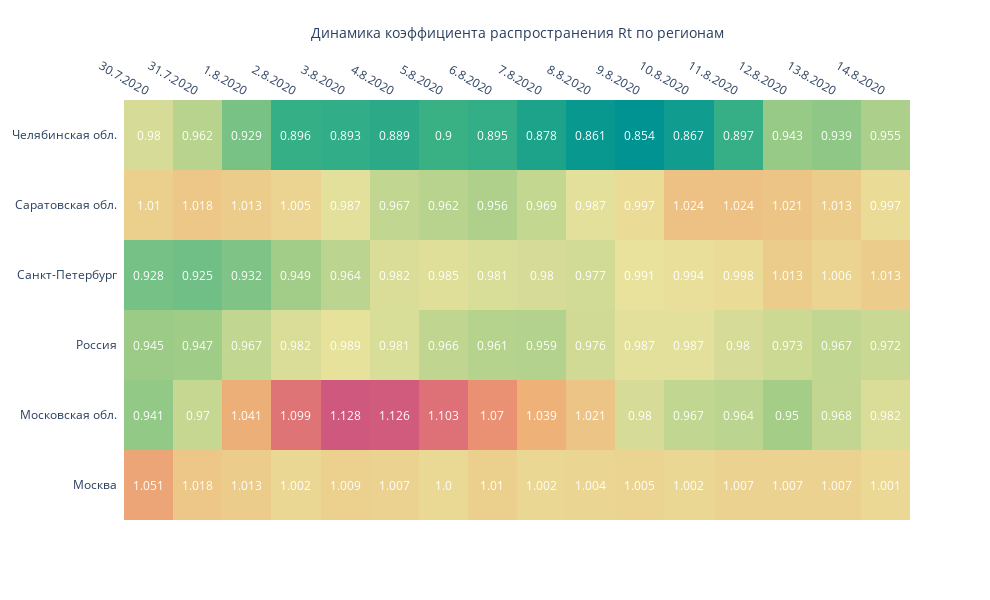

Notebook cell for this chart:
### Code cell
fig = ff.create_annotated_heatmap(d, x=x2, y=y, annotation_text=d,
                                  colorscale='Temps')

fig.update_layout(
                  
                  
                  width = 990, height = 600,    
    
                  xaxis_title='Динамика коэффициента распространения Rt по регионам',
               #   yaxis_title = 'Регион '
)

fig.show()

### Figure 1 — Plotly figure (JSON) as saved in the notebook; plotly's stock layout.template omitted (floating-point values rounded to 4 significant figures)
{"data": [{"colorscale": [[0, "rgb(0, 147, 146)"], [0.1667, "rgb(57, 177, 133)"], [0.3333, "rgb(156, 203, 134)"], [0.5, "rgb(233, 226, 156)"], [0.6667, "rgb(238, 180, 121)"], [0.8333, "rgb(232, 132, 113)"], [1, "rgb(207, 89, 126)"]], "reversescale": false, "showscale": false, "type": "heatmap", "x": ["30.7.2020", "31.7.2020", "1.8.2020", "2.8.2020", "3.8.2020", "4.8.2020", "5.8.2020", "6.8.2020", "7.8.2020", "8.8.2020", "9.8.2020", "10.8.2020", "11.8.2020", "12.8.2020", "13.8.2020", "14.8.2020"], "y": ["Москва", "Московская обл.", "Россия", "Санкт-Петербург", "Саратовская обл.", "Челябинская обл."], "z": [[1.051, 1.018, 1.013, 1.002, 1.009, 1.007, 1, 1.01, 1.002, 1.004, 1.005, 1.002, 1.007, 1.007, 1.007, 1.001], [0.941, 0.97, 1.041, 1.099, 1.128, 1.126, 1.103, 1.07, 1.039, 1.021, 0.98, 0.967, 0.964, 0.95, 0.968, 0.982], [0.945, 0.947, 0.967, 0.982, 0.989, 0.981, 0.966, 0.961, 0.959, 0.976, 0.987, 0.987, 0.98, 0.973, 0.967, 0.972], [0.928, 0.925, 0.932, 0.949, 0.964, 0.982, 0.985, 0.981, 0.98, 0.977, 0.991, 0.994, 0.998, 1.013, 1.006, 1.013], [1.01, 1.018, 1.013, 1.005, 0.987, 0.967, 0.962, 0.956, 0.969, 0.987, 0.997, 1.024, 1.024, 1.021, 1.013, 0.997], [0.98, 0.962, 0.929, 0.896, 0.893, 0.889, 0.9, 0.895, 0.878, 0.861, 0.854, 0.867, 0.897, 0.943, 0.939, 0.955]]}], "layout": {"annotations": [{"font": {"color": "#FFFFFF"}, "showarrow": false, "text": "1.051", "x": "30.7.2020", "xref": "x", "y": "Москва", "yref": "y"}, {"font": {"color": "#FFFFFF"}, "showarrow": false, "text": "1.018", "x": "31.7.2020", "xref": "x", "y": "Москва", "yref": "y"}, {"font": {"color": "#FFFFFF"}, "showarrow": false, "text": "1.013", "x": "1.8.2020", "xref": "x", "y": "Москва", "yref": "y"}, {"font": {"color": "#FFFFFF"}, "showarrow": false, "text": "1.002", "x": "2.8.2020", "xref": "x", "y": "Москва", "yref": "y"}, {"font": {"color": "#FFFFFF"}, "showarrow": false, "text": "1.009", "x": "3.8.2020", "xref": "x", "y": "Москва", "yref": "y"}, {"font": {"color": "#FFFFFF"}, "showarrow": false, "text": "1.007", "x": "4.8.2020", "xref": "x", "y": "Москва", "yref": "y"}, {"font": {"color": "#FFFFFF"}, "showarrow": false, "text": "1.0", "x": "5.8.2020", "xref": "x", "y": "Москва", "yref": "y"}, {"font": {"color": "#FFFFFF"}, "showarrow": false, "text": "1.01", "x": "6.8.2020", "xref": "x", "y": "Москва", "yref": "y"}, {"font": {"color": "#FFFFFF"}, "showarrow": false, "text": "1.002", "x": "7.8.2020", "xref": "x", "y": "Москва", "yref": "y"}, {"font": {"color": "#FFFFFF"}, "showarrow": false, "text": "1.004", "x": "8.8.2020", "xref": "x", "y": "Москва", "yref": "y"}, {"font": {"color": "#FFFFFF"}, "showarrow": false, "text": "1.005", "x": "9.8.2020", "xref": "x", "y": "Москва", "yref": "y"}, {"font": {"color": "#FFFFFF"}, "showarrow": false, "text": "1.002", "x": "10.8.2020", "xref": "x", "y": "Москва", "yref": "y"}, {"font": {"color": "#FFFFFF"}, "showarrow": false, "text": "1.007", "x": "11.8.2020", "xref": "x", "y": "Москва", "yref": "y"}, {"font": {"color": "#FFFFFF"}, "showarrow": false, "text": "1.007", "x": "12.8.2020", "xref": "x", "y": "Москва", "yref": "y"}, {"font": {"color": "#FFFFFF"}, "showarrow": false, "text": "1.007", "x": "13.8.2020", "xref": "x", "y": "Москва", "yref": "y"}, {"font": {"color": "#FFFFFF"}, "showarrow": false, "text": "1.001", "x": "14.8.2020", "xref": "x", "y": "Москва", "yref": "y"}, {"font": {"color": "#FFFFFF"}, "showarrow": false, "text": "0.941", "x": "30.7.2020", "xref": "x", "y": "Московская обл.", "yref": "y"}, {"font": {"color": "#FFFFFF"}, "showarrow": false, "text": "0.97", "x": "31.7.2020", "xref": "x", "y": "Московская обл.", "yref": "y"}, {"font": {"color": "#FFFFFF"}, "showarrow": false, "text": "1.041", "x": "1.8.2020", "xref": "x", "y": "Московская обл.", "yref": "y"}, {"font": {"color": "#FFFFFF"}, "showarrow": false, "text": "1.099", "x": "2.8.2020", "xref": "x", "y": "Московская обл.", "yref": "y"}, {"font": {"color": "#FFFFFF"}, "showarrow": false, "text": "1.128", "x": "3.8.2020", "xref": "x", "y": "Московская обл.", "yref": "y"}, {"font": {"color": "#FFFFFF"}, "showarrow": false, "text": "1.126", "x": "4.8.2020", "xref": "x", "y": "Московская обл.", "yref": "y"}, {"font": {"color": "#FFFFFF"}, "showarrow": false, "text": "1.103", "x": "5.8.2020", "xref": "x", "y": "Московская обл.", "yref": "y"}, {"font": {"color": "#FFFFFF"}, "showarrow": false, "text": "1.07", "x": "6.8.2020", "xref": "x", "y": "Московская обл.", "yref": "y"}, {"font": {"color": "#FFFFFF"}, "showarrow": false, "text": "1.039", "x": "7.8.2020", "xref": "x", "y": "Московская обл.", "yref": "y"}, {"font": {"color": "#FFFFFF"}, "showarrow": false, "text": "1.021", "x": "8.8.2020", "xref": "x", "y": "Московская обл.", "yref": "y"}, {"font": {"color": "#FFFFFF"}, "showarrow": false, "text": "0.98", "x": "9.8.2020", "xref": "x", "y": "Московская обл.", "yref": "y"}, {"font": {"color": "#FFFFFF"}, "showarrow": false, "text": "0.967", "x": "10.8.2020", "xref": "x", "y": "Московская обл.", "yref": "y"}, {"font": {"color": "#FFFFFF"}, "showarrow": false, "text": "0.964", "x": "11.8.2020", "xref": "x", "y": "Московская обл.", "yref": "y"}, {"font": {"color": "#FFFFFF"}, "showarrow": false, "text": "0.95", "x": "12.8.2020", "xref": "x", "y": "Московская обл.", "yref": "y"}, {"font": {"color": "#FFFFFF"}, "showarrow": false, "text": "0.968", "x": "13.8.2020", "xref": "x", "y": "Московская обл.", "yref": "y"}, {"font": {"color": "#FFFFFF"}, "showarrow": false, "text": "0.982", "x": "14.8.2020", "xref": "x", "y": "Московская обл.", "yref": "y"}, {"font": {"color": "#FFFFFF"}, "showarrow": false, "text": "0.945", "x": "30.7.2020", "xref": "x", "y": "Россия", "yref": "y"}, {"font": {"color": "#FFFFFF"}, "showarrow": false, "text": "0.947", "x": "31.7.2020", "xref": "x", "y": "Россия", "yref": "y"}, {"font": {"color": "#FFFFFF"}, "showarrow": false, "text": "0.967", "x": "1.8.2020", "xref": "x", "y": "Россия", "yref": "y"}, {"font": {"color": "#FFFFFF"}, "showarrow": false, "text": "0.982", "x": "2.8.2020", "xref": "x", "y": "Россия", "yref": "y"}, {"font": {"color": "#FFFFFF"}, "showarrow": false, "text": "0.989", "x": "3.8.2020", "xref": "x", "y": "Россия", "yref": "y"}, {"font": {"color": "#FFFFFF"}, "showarrow": false, "text": "0.981", "x": "4.8.2020", "xref": "x", "y": "Россия", "yref": "y"}, {"font": {"color": "#FFFFFF"}, "showarrow": false, "text": "0.966", "x": "5.8.2020", "xref": "x", "y": "Россия", "yref": "y"}, {"font": {"color": "#FFFFFF"}, "showarrow": false, "text": "0.961", "x": "6.8.2020", "xref": "x", "y": "Россия", "yref": "y"}, {"font": {"color": "#FFFFFF"}, "showarrow": false, "text": "0.959", "x": "7.8.2020", "xref": "x", "y": "Россия", "yref": "y"}, {"font": {"color": "#FFFFFF"}, "showarrow": false, "text": "0.976", "x": "8.8.2020", "xref": "x", "y": "Россия", "yref": "y"}, {"font": {"color": "#FFFFFF"}, "showarrow": false, "text": "0.987", "x": "9.8.2020", "xref": "x", "y": "Россия", "yref": "y"}, {"font": {"color": "#FFFFFF"}, "showarrow": false, "text": "0.987", "x": "10.8.2020", "xref": "x", "y": "Россия", "yref": "y"}, {"font": {"color": "#FFFFFF"}, "showarrow": false, "text": "0.98", "x": "11.8.2020", "xref": "x", "y": "Россия", "yref": "y"}, {"font": {"color": "#FFFFFF"}, "showarrow": false, "text": "0.973", "x": "12.8.2020", "xref": "x", "y": "Россия", "yref": "y"}, {"font": {"color": "#FFFFFF"}, "showarrow": false, "text": "0.967", "x": "13.8.2020", "xref": "x", "y": "Россия", "yref": "y"}, {"font": {"color": "#FFFFFF"}, "showarrow": false, "text": "0.972", "x": "14.8.2020", "xref": "x", "y": "Россия", "yref": "y"}, {"font": {"color": "#FFFFFF"}, "showarrow": false, "text": "0.928", "x": "30.7.2020", "xref": "x", "y": "Санкт-Петербург", "yref": "y"}, {"font": {"color": "#FFFFFF"}, "showarrow": false, "text": "0.925", "x": "31.7.2020", "xref": "x", "y": "Санкт-Петербург", "yref": "y"}, {"font": {"color": "#FFFFFF"}, "showarrow": false, "text": "0.932", "x": "1.8.2020", "xref": "x", "y": "Санкт-Петербург", "yref": "y"}, {"font": {"color": "#FFFFFF"}, "showarrow": false, "text": "0.949", "x": "2.8.2020", "xref": "x", "y": "Санкт-Петербург", "yref": "y"}, {"font": {"color": "#FFFFFF"}, "showarrow": false, "text": "0.964", "x": "3.8.2020", "xref": "x", "y": "Санкт-Петербург", "yref": "y"}, {"font": {"color": "#FFFFFF"}, "showarrow": false, "text": "0.982", "x": "4.8.2020", "xref": "x", "y": "Санкт-Петербург", "yref": "y"}, {"font": {"color": "#FFFFFF"}, "showarrow": false, "text": "0.985", "x": "5.8.2020", "xref": "x", "y": "Санкт-Петербург", "yref": "y"}, {"font": {"color": "#FFFFFF"}, "showarrow": false, "text": "0.981", "x": "6.8.2020", "xref": "x", "y": "Санкт-Петербург", "yref": "y"}, {"font": {"color": "#FFFFFF"}, "showarrow": false, "text": "0.98", "x": "7.8.2020", "xref": "x", "y": "Санкт-Петербург", "yref": "y"}, {"font": {"color": "#FFFFFF"}, "showarrow": false, "text": "0.977", "x": "8.8.2020", "xref": "x", "y": "Санкт-Петербург", "yref": "y"}, {"font": {"color": "#FFFFFF"}, "showarrow": false, "text": "0.991", "x": "9.8.2020", "xref": "x", "y": "Санкт-Петербург", "yref": "y"}, {"font": {"color": "#FFFFFF"}, "showarrow": false, "text": "0.994", "x": "10.8.2020", "xref": "x", "y": "Санкт-Петербург", "yref": "y"}, {"font": {"color": "#FFFFFF"}, "showarrow": false, "text": "0.998", "x": "11.8.2020", "xref": "x", "y": "Санкт-Петербург", "yref": "y"}, {"font": {"color": "#FFFFFF"}, "showarrow": false, "text": "1.013", "x": "12.8.2020", "xref": "x", "y": "Санкт-Петербург", "yref": "y"}, {"font": {"color": "#FFFFFF"}, "showarrow": false, "text": "1.006", "x": "13.8.2020", "xref": "x", "y": "Санкт-Петербург", "yref": "y"}, {"font": {"color": "#FFFFFF"}, "showarrow": false, "text": "1.013", "x": "14.8.2020", "xref": "x", "y": "Санкт-Петербург", "yref": "y"}, {"font": {"color": "#FFFFFF"}, "showarrow": false, "text": "1.01", "x": "30.7.2020", "xref": "x", "y": "Саратовская обл.", "yref": "y"}, {"font": {"color": "#FFFFFF"}, "showarrow": false, "text": "1.018", "x": "31.7.2020", "xref": "x", "y": "Саратовская обл.", "yref": "y"}, {"font": {"color": "#FFFFFF"}, "showarrow": false, "text": "1.013", "x": "1.8.2020", "xref": "x", "y": "Саратовская обл.", "yref": "y"}, {"font": {"color": "#FFFFFF"}, "showarrow": false, "text": "1.005", "x": "2.8.2020", "xref": "x", "y": "Саратовская обл.", "yref": "y"}, {"font": {"color": "#FFFFFF"}, "showarrow": false, "text": "0.987", "x": "3.8.2020", "xref": "x", "y": "Саратовская обл.", "yref": "y"}, {"font": {"color": "#FFFFFF"}, "showarrow": false, "text": "0.967", "x": "4.8.2020", "xref": "x", "y": "Саратовская обл.", "yref": "y"}, {"font": {"color": "#FFFFFF"}, "showarrow": false, "text": "0.962", "x": "5.8.2020", "xref": "x", "y": "Саратовская обл.", "yref": "y"}, {"font": {"color": "#FFFFFF"}, "showarrow": false, "text": "0.956", "x": "6.8.2020", "xref": "x", "y": "Саратовская обл.", "yref": "y"}, {"font": {"color": "#FFFFFF"}, "showarrow": false, "text": "0.969", "x": "7.8.2020", "xref": "x", "y": "Саратовская обл.", "yref": "y"}, {"font": {"color": "#FFFFFF"}, "showarrow": false, "text": "0.987", "x": "8.8.2020", "xref": "x", "y": "Саратовская обл.", "yref": "y"}, {"font": {"color": "#FFFFFF"}, "showarrow": false, "text": "0.997", "x": "9.8.2020", "xref": "x", "y": "Саратовская обл.", "yref": "y"}, {"font": {"color": "#FFFFFF"}, "showarrow": false, "text": "1.024", "x": "10.8.2020", "xref": "x", "y": "Саратовская обл.", "yref": "y"}, {"font": {"color": "#FFFFFF"}, "showarrow": false, "text": "1.024", "x": "11.8.2020", "xref": "x", "y": "Саратовская обл.", "yref": "y"}, {"font": {"color": "#FFFFFF"}, "showarrow": false, "text": "1.021", "x": "12.8.2020", "xref": "x", "y": "Саратовская обл.", "yref": "y"}, {"font": {"color": "#FFFFFF"}, "showarrow": false, "text": "1.013", "x": "13.8.2020", "xref": "x", "y": "Саратовская обл.", "yref": "y"}, {"font": {"color": "#FFFFFF"}, "showarrow": false, "text": "0.997", "x": "14.8.2020", "xref": "x", "y": "Саратовская обл.", "yref": "y"}, {"font": {"color": "#FFFFFF"}, "showarrow": false, "text": "0.98", "x": "30.7.2020", "xref": "x", "y": "Челябинская обл.", "yref": "y"}, {"font": {"color": "#FFFFFF"}, "showarrow": false, "text": "0.962", "x": "31.7.2020", "xref": "x", "y": "Челябинская обл.", "yref": "y"}, {"font": {"color": "#FFFFFF"}, "showarrow": false, "text": "0.929", "x": "1.8.2020", "xref": "x", "y": "Челябинская обл.", "yref": "y"}, {"font": {"color": "#FFFFFF"}, "showarrow": false, "text": "0.896", "x": "2.8.2020", "xref": "x", "y": "Челябинская обл.", "yref": "y"}, {"font": {"color": "#FFFFFF"}, "showarrow": false, "text": "0.893", "x": "3.8.2020", "xref": "x", "y": "Челябинская обл.", "yref": "y"}, {"font": {"color": "#FFFFFF"}, "showarrow": false, "text": "0.889", "x": "4.8.2020", "xref": "x", "y": "Челябинская обл.", "yref": "y"}, {"font": {"color": "#FFFFFF"}, "showarrow": false, "text": "0.9", "x": "5.8.2020", "xref": "x", "y": "Челябинская обл.", "yref": "y"}, {"font": {"color": "#FFFFFF"}, "showarrow": false, "text": "0.895", "x": "6.8.2020", "xref": "x", "y": "Челябинская обл.", "yref": "y"}, {"font": {"color": "#FFFFFF"}, "showarrow": false, "text": "0.878", "x": "7.8.2020", "xref": "x", "y": "Челябинская обл.", "yref": "y"}, {"font": {"color": "#FFFFFF"}, "showarrow": false, "text": "0.861", "x": "8.8.2020", "xref": "x", "y": "Челябинская обл.", "yref": "y"}, {"font": {"color": "#FFFFFF"}, "showarrow": false, "text": "0.854", "x": "9.8.2020", "xref": "x", "y": "Челябинская обл.", "yref": "y"}, {"font": {"color": "#FFFFFF"}, "showarrow": false, "text": "0.867", "x": "10.8.2020", "xref": "x", "y": "Челябинская обл.", "yref": "y"}, {"font": {"color": "#FFFFFF"}, "showarrow": false, "text": "0.897", "x": "11.8.2020", "xref": "x", "y": "Челябинская обл.", "yref": "y"}, {"font": {"color": "#FFFFFF"}, "showarrow": false, "text": "0.943", "x": "12.8.2020", "xref": "x", "y": "Челябинская обл.", "yref": "y"}, {"font": {"color": "#FFFFFF"}, "showarrow": false, "text": "0.939", "x": "13.8.2020", "xref": "x", "y": "Челябинская обл.", "yref": "y"}, {"font": {"color": "#FFFFFF"}, "showarrow": false, "text": "0.955", "x": "14.8.2020", "xref": "x", "y": "Челябинская обл.", "yref": "y"}], "height": 600, "width": 990, "xaxis": {"dtick": 1, "gridcolor": "rgb(0, 0, 0)", "side": "top", "ticks": "", "title": {"text": "Динамика коэффициента распространения Rt по регионам"}}, "yaxis": {"dtick": 1, "ticks": "", "ticksuffix": "  "}}}
